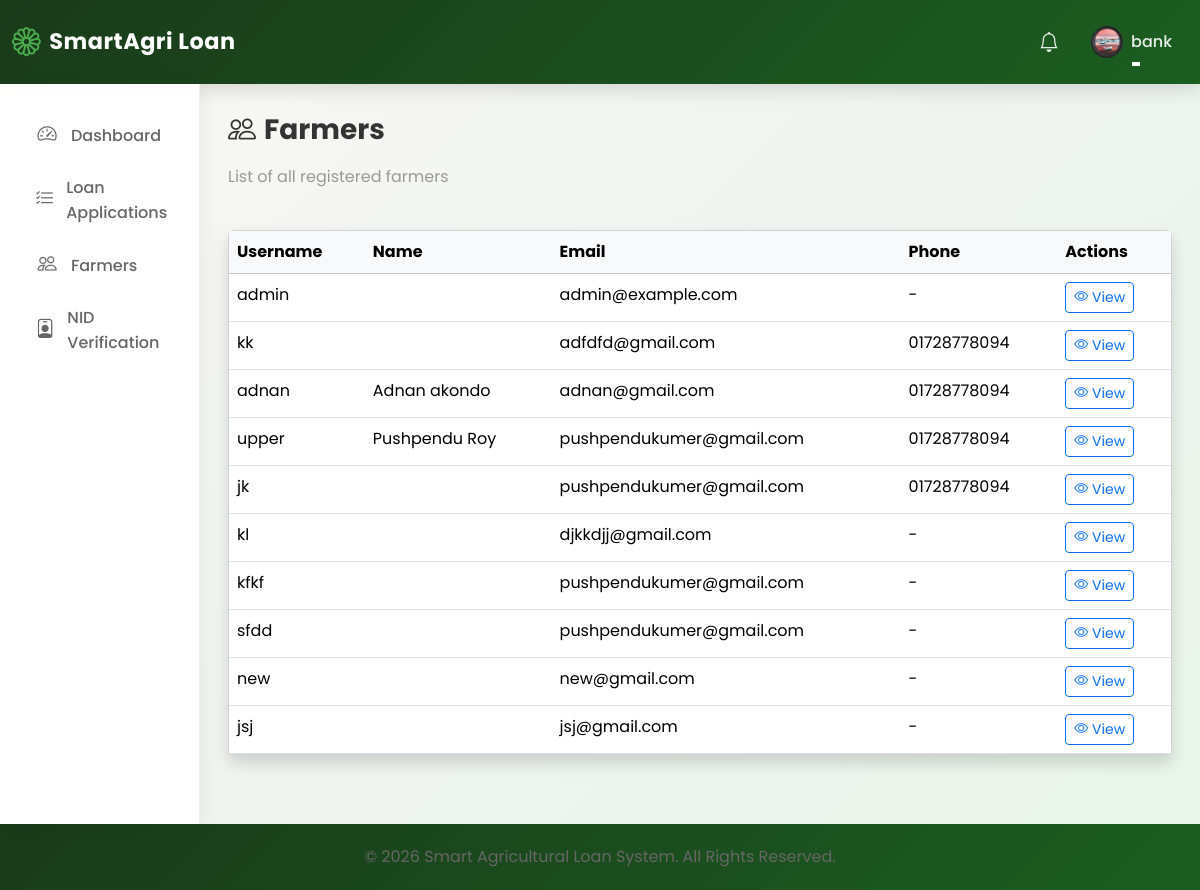
Before: /farmers/ (signed in) with the older database file.
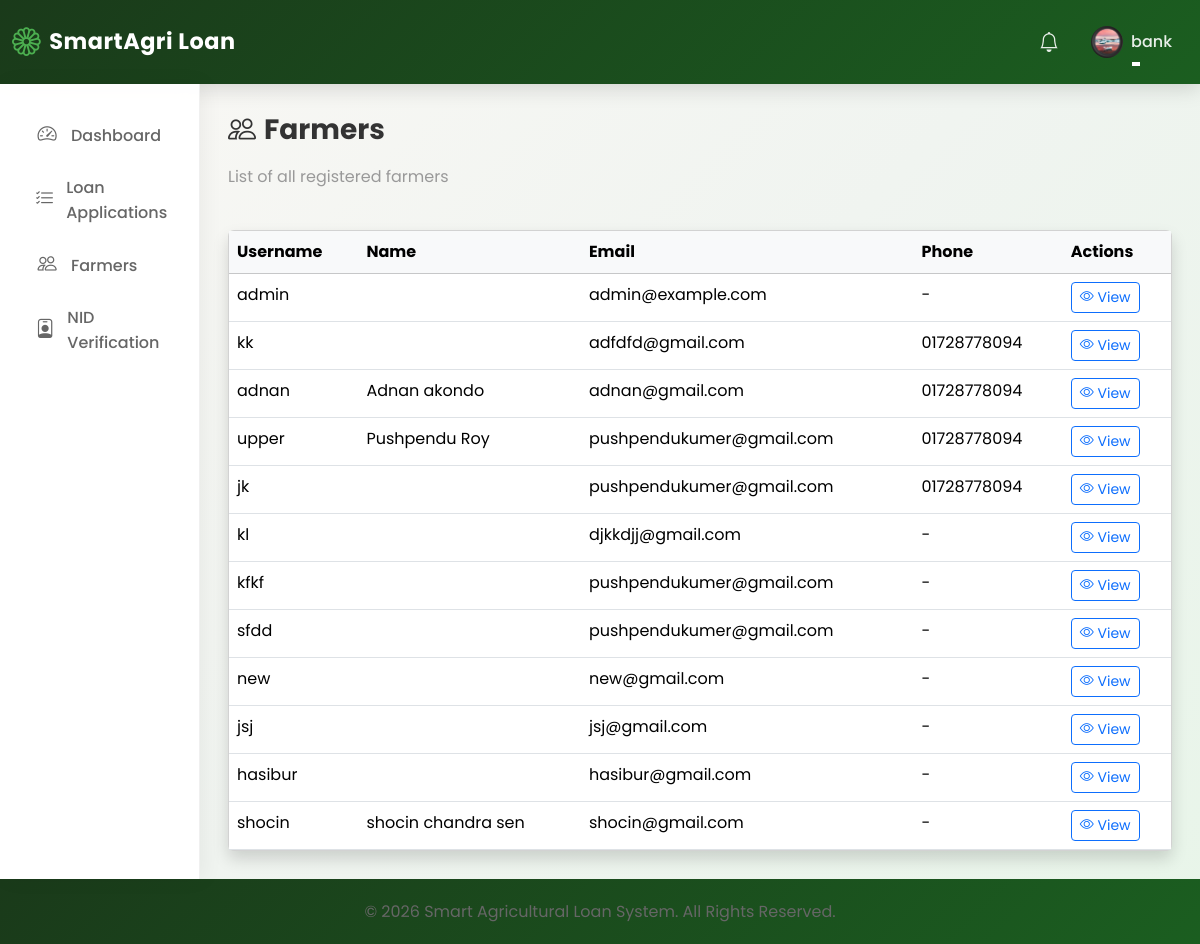
After: the same page with the newer database file.
### loan_app/models.py (models this page shows, shortened)
class User(AbstractUser):
    ROLE_CHOICES = [
        ("Farmer", "Farmer"),
        ("Bank Officer", "Bank Officer"),
        ("Admin", "Admin"),
    ]
    role = models.CharField(max_length=20, choices=ROLE_CHOICES, default="Farmer")
    is_approved = models.BooleanField(
        default=False, help_text="For Bank Officers - requires admin approval"
    )
    phone_number = models.CharField(max_length=20, blank=True)
    profile_picture = models.ImageField(
        upload_to="profile_pictures/", blank=True, null=True
    )
    is_verified = models.BooleanField(default=False)
    nid_card_front = models.FileField(
        upload_to="nid_cards/",
        blank=True,
        null=True,
        help_text="Upload NID card front side",
    )
    nid_card_back = models.FileField(
        upload_to="nid_cards/",
        blank=True,
        null=True,
        help_text="Upload NID card back side",
    )
    nid_verified = models.BooleanField(
        default=False, help_text="Whether NID has been verified by bank officer"
    )
    nid_verified_by = models.ForeignKey(
        "self",
        on_delete=models.SET_NULL,
        null=True,
        blank=True,
        related_name="nid_verifications",
    )
    nid_verified_at = models.DateTimeField(null=True, blank=True)
    nid_number = models.CharField(
        max_length=20,
        blank=True,
        unique=True,
        null=True,
        help_text="National ID number (unique per farmer)",
    )

### loan_app/views.py (the view)
# urls.py: path("farmers/", views.farmer_list, name="farmer_list"),
@login_required
def farmer_list(request):
    if not (request.user.is_staff or request.user.role == "Bank Officer"):
        messages.error(request, "You do not have permission to view farmers.")
        return redirect("home")
    farmers = (
        User.objects.filter(role="Farmer")
        .select_related()
        .prefetch_related("farmer_profile")
    )
    paginator = Paginator(farmers, 20)
    page_number = request.GET.get("page")
    page_obj = paginator.get_page(page_number)
    return render(request, "bank_officer/farmer_list.html", {"page_obj": page_obj})

### templates/bank_officer/farmer_list.html (shortened to what this page needs)
{% extends 'base.html' %}
{% block content %}
<div class="row mb-4">
    <div class="col-12">
        <h3 class="fw-bold"><i class="bi bi-people me-2"></i>Farmers</h3>
        <p class="text-muted">List of all registered farmers</p>
    </div>
</div>
<div class="row">
    <div class="col-12">
        <div class="card shadow">
            <div class="card-body p-0">
                <div class="table-responsive">
                    <table class="table table-hover mb-0">
                        <thead class="table-light">
                            <tr>
                                <th>Username</th>
                                <th>Name</th>
                                <th>Email</th>
                                <th>Phone</th>
                                <th>Actions</th>
                            </tr>
                        </thead>
                        <tbody>
                            {% for farmer in page_obj %}
                            <tr>
                                <td>{{ farmer.username }}</td>
                                <td>{{ farmer.first_name }} {{ farmer.last_name }}</td>
                                <td>{{ farmer.email }}</td>
                                <td>{{ farmer.phone_number|default:"-" }}</td>
                                <td>
                                    <a href="{% url 'farmer_profile_view' user_id=farmer.id %}" class="btn btn-sm btn-outline-primary">
                                        <i class="bi bi-eye"></i> View
                                    </a>
                                </td>
                            </tr>
                            {% empty %}
                            <tr>
                                <td colspan="5" class="text-center py-4">No farmers found.</td>
                            </tr>
                            {% endfor %}
                        </tbody>
                    </table>
                </div>
            </div>
        </div>
    </div>
</div>
{% endblock %}

### templates/base.html (shortened to what this page needs)
{% load static %}
<!DOCTYPE html>
<html lang="en">
<head>
    <link href="https://cdn.jsdelivr.net/npm/bootstrap@5.3.2/dist/css/bootstrap.min.css" rel="stylesheet">
    <link rel="stylesheet" href="https://cdn.jsdelivr.net/npm/bootstrap-icons@1.11.1/font/bootstrap-icons.css">
    <link rel="stylesheet" href="{% static 'css/custom.css' %}">
</head>
<body>
    <nav class="navbar navbar-expand-lg navbar-dark navbar-custom">
        <div class="container-fluid">
            <a class="navbar-brand" href="/">
                <i class="bi bi-flower1"></i>
                SmartAgri Loan
            </a>
            <div class="collapse navbar-collapse" id="navbarNav">
                <ul class="navbar-nav ms-auto align-items-center">
                    <li class="nav-item">
                        <a class="nav-link" href="#"><i class="bi bi-bell fs-5"></i></a>
                    </li>
                    <li class="nav-item dropdown">
                        <a class="nav-link dropdown-toggle d-flex align-items-center" href="#" role="button" data-bs-toggle="dropdown">
                            {% if user.profile_picture %}
                                <img src="{{ user.profile_picture.url }}" class="rounded-circle me-2" style="width: 32px; height: 32px; object-fit: cover;">
                            {% else %}
                                <div class="rounded-circle bg-white bg-opacity-25 d-flex align-items-center justify-content-center me-2" style="width: 32px; height: 32px;">
                                    <i class="bi bi-person"></i>
                                </div>
                            {% endif %}
                            <span>{{ user.username }}</span>
                        </a>
                    </li>
                </ul>
            </div>
        </div>
    </nav>
    <div class="container-fluid">
        <div class="row">
            <div class="col-md-2 sidebar-custom">
                <ul class="nav flex-column">
                    <li class="nav-item">
                        <a class="nav-link" href="{% url 'dashboard' %}">
                            <i class="bi bi-speedometer2"></i> Dashboard
                        </a>
                    </li>
                    {% if user.role == 'Farmer' %}
                    <li class="nav-item">
                        <a class="nav-link" href="{% url 'loan_list' %}">
                            <i class="bi bi-currency-dollar"></i> Loans
                        </a>
                    </li>
                    <li class="nav-item">
                        <a class="nav-link" href="{% url 'loan_apply' %}">
                            <i class="bi bi-plus-circle"></i> Apply for Loan
                        </a>
                    </li>
                    <li class="nav-item">
                        <a class="nav-link" href="{% url 'loan_history' %}">
                            <i class="bi bi-clock-history"></i> My Loans
                        </a>
                    </li>
                    <li class="nav-item">
                        <a class="nav-link" href="{% url 'repayment_history' %}">
                            <i class="bi bi-cash-stack"></i> Repayments
                        </a>
                    </li>
                    <li class="nav-item">
                        <a class="nav-link" href="{% url 'farmer_profile' %}">
                            <i class="bi bi-person-badge"></i> My Profile
                        </a>
                    </li>
                    <li class="nav-item">
                        <a class="nav-link" href="{% url 'upload_nid' %}">
                            <i class="bi bi-upload"></i> Upload NID
                        </a>
                    </li>
                    {% elif user.role == 'Bank Officer' %}
                    <li class="nav-item">
                        <a class="nav-link" href="{% url 'loan_list' %}">
                            <i class="bi bi-list-check"></i> Loan Applications
                        </a>
                    </li>
                    <li class="nav-item">
                        <a class="nav-link" href="{% url 'farmer_list' %}">
                            <i class="bi bi-people"></i> Farmers
                        </a>
                    </li>
                    <li class="nav-item">
                        <a class="nav-link" href="{% url 'nid_verification_list' %}">
                            <i class="bi bi-person-badge"></i> NID Verification
                        </a>
                    </li>
                    {% endif %}
                </ul>
            </div>
            <div class="col-md-10 content-wrapper">
                {% block content %}{% endblock %}
            </div>
        </div>
    </div>
    <footer class="footer-custom text-center">
        <div class="container">
            <p class="mb-0">&copy; 2026 Smart Agricultural Loan System. All Rights Reserved.</p>
        </div>
    </footer>
</body>
</html>

### static/css/custom.css (style rules this page uses)
:root { --primary: #2e7d32; --primary-light: #4caf50; --primary-dark: #1b5e20; --secondary: #81c784; --secondary-light: #c8e6c9; --bg-primary: #f9f9f9; --bg-secondary: #ffffff; --bg-tertiary: #f5f5f5; --text-primary: #333333; --text-secondary: #666666; --text-muted: #999999; --text-light: #ffffff; --success: #28a745; --warning: #ffc107; --danger: #dc3545; --info: #17a2b8; --accent-green: #66bb6a; --accent-gold: #ffa726; --gradient-primary: linear-gradient(135deg, var(--primary-dark) 0%, var(--primary) 50%, var(--primary-light) 100%); --gradient-hero: linear-gradient(135deg, rgba(27, 94, 32, 0.95) 0%, rgba(46, 125, 50, 0.9) 50%, rgba(76, 175, 80, 0.85) 100%); --gradient-card: linear-gradient(145deg, #ffffff 0%, #f8f9fa 100%); --shadow-sm: 0 2px 8px rgba(0, 0, 0, 0.08); --shadow-md: 0 4px 20px rgba(0, 0, 0, 0.12); --shadow-lg: 0 8px 40px rgba(0, 0, 0, 0.16); --shadow-xl: 0 16px 60px rgba(0, 0, 0, 0.2); --radius-sm: 8px; --radius-md: 12px; --radius-lg: 16px; --radius-xl: 24px; --radius-full: 50%; --spacing-xs: 4px; --spacing-sm: 8px; --spacing-md: 16px; --spacing-lg: 24px; --spacing-xl: 32px; --spacing-xxl: 48px; --transition-fast: 0.2s ease; --transition-normal: 0.3s ease; --transition-smooth: 0.4s cubic-bezier(0.4, 0, 0.2, 1); --font-primary: 'Poppins', 'Segoe UI', sans-serif; --font-secondary: 'Inter', 'Segoe UI', sans-serif; --z-dropdown: 1000; --z-sticky: 1020; --z-fixed: 1030; --z-modal-backdrop: 1040; --z-modal: 1050; --z-popover: 1060; --z-tooltip: 1070; }
* { margin: 0; padding: 0; box-sizing: border-box; }
html { scroll-behavior: smooth; }
body { font-family: var(--font-primary); font-size: 16px; line-height: 1.6; color: var(--text-primary); background-color: var(--bg-primary); background-image: radial-gradient(ellipse at top left, rgba(46, 125, 50, 0.05) 0%, transparent 50%), radial-gradient(ellipse at bottom right, rgba(76, 175, 80, 0.05) 0%, transparent 50%); min-height: 100vh; overflow-x: hidden; }
h1, h2, h3, h4, h5, h6 { font-family: var(--font-primary); font-weight: 600; line-height: 1.3; color: var(--text-primary); margin-bottom: var(--spacing-md); }
h3 { font-size: 1.75rem; }
p { margin-bottom: var(--spacing-md); color: var(--text-secondary); }
a { color: var(--primary); text-decoration: none; transition: var(--transition-normal); }
.text-muted { color: var(--text-muted) !important; }
.navbar-custom { background: var(--gradient-primary) !important; box-shadow: var(--shadow-md); padding: var(--spacing-md) 0; transition: var(--transition-smooth); }
.navbar-custom .navbar-brand { font-weight: 700; font-size: 1.4rem; color: var(--text-light) !important; letter-spacing: 0.5px; display: flex; align-items: center; gap: var(--spacing-sm); }
.navbar-custom .navbar-brand i { font-size: 1.8rem; }
.navbar-custom .nav-link { color: rgba(255, 255, 255, 0.9) !important; font-weight: 500; padding: var(--spacing-sm) var(--spacing-md) !important; border-radius: var(--radius-md); transition: var(--transition-normal); position: relative; }
.navbar-custom .nav-link::after { content: ''; position: absolute; bottom: 0; left: 50%; width: 0; height: 2px; background: var(--text-light); transition: var(--transition-normal); transform: translateX(-50%); }
.sidebar-custom { background: var(--bg-secondary); min-height: calc(100vh - 56px); border-right: 1px solid #f0f0f0; padding: var(--spacing-lg) 0; box-shadow: var(--shadow-sm); }
.sidebar-custom .nav-link { color: var(--text-secondary); padding: var(--spacing-md) var(--spacing-lg); border-radius: 0; border-left: 3px solid transparent; transition: var(--transition-normal); font-weight: 500; display: flex; align-items: center; gap: var(--spacing-md); }
.sidebar-custom .nav-link i { font-size: 1.2rem; width: 24px; text-align: center; }
.footer-custom { background: var(--gradient-primary); color: var(--text-light); padding: var(--spacing-xxl) 0 var(--spacing-lg); }

Changed rows visible on the page:
added User: username "hasibur", email "hasibur@gmail.com", phone_number "-"
added User: username "shocin", first_name "shocin", last_name "chandra sen", email "shocin@gmail.com", phone_number "-"
